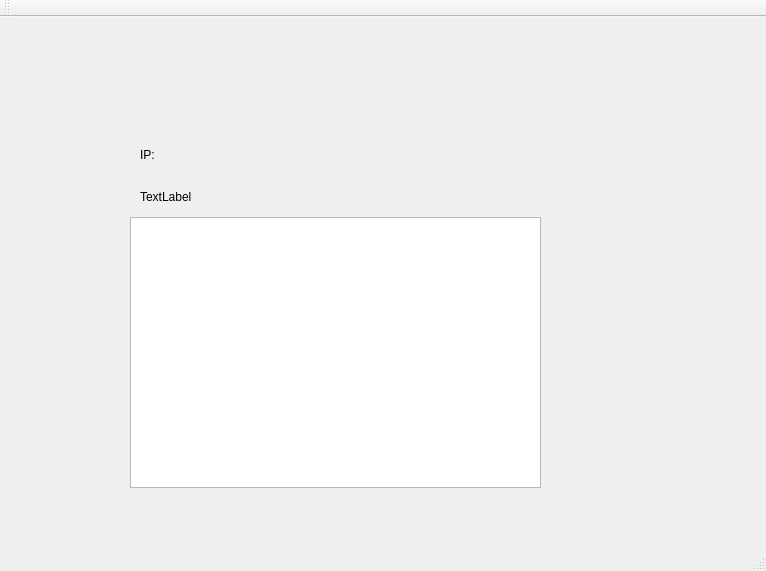
<?xml version="1.0" encoding="UTF-8"?>
<ui version="4.0">
 <class>MainWindow</class>
 <widget class="QMainWindow" name="MainWindow">
  <property name="geometry">
   <rect>
    <x>0</x>
    <y>0</y>
    <width>766</width>
    <height>571</height>
   </rect>
  </property>
  <property name="windowTitle">
   <string>MainWindow</string>
  </property>
  <widget class="QWidget" name="centralWidget">
   <widget class="QLabel" name="label_ip">
    <property name="geometry">
     <rect>
      <x>140</x>
      <y>130</y>
      <width>72</width>
      <height>15</height>
     </rect>
    </property>
    <property name="text">
     <string>IP:</string>
    </property>
   </widget>
   <widget class="QLabel" name="label_addr">
    <property name="geometry">
     <rect>
      <x>140</x>
      <y>170</y>
      <width>421</width>
      <height>20</height>
     </rect>
    </property>
    <property name="text">
     <string>TextLabel</string>
    </property>
   </widget>
   <widget class="QTextBrowser" name="textBrowser">
    <property name="geometry">
     <rect>
      <x>130</x>
      <y>200</y>
      <width>411</width>
      <height>271</height>
     </rect>
    </property>
   </widget>
  </widget>
  <widget class="QMenuBar" name="menuBar">
   <property name="geometry">
    <rect>
     <x>0</x>
     <y>0</y>
     <width>766</width>
     <height>26</height>
    </rect>
   </property>
  </widget>
  <widget class="QToolBar" name="mainToolBar">
   <attribute name="toolBarArea">
    <enum>TopToolBarArea</enum>
   </attribute>
   <attribute name="toolBarBreak">
    <bool>false</bool>
   </attribute>
  </widget>
  <widget class="QStatusBar" name="statusBar"/>
 </widget>
 <layoutdefault spacing="6" margin="11"/>
 <resources/>
 <connections/>
</ui>
